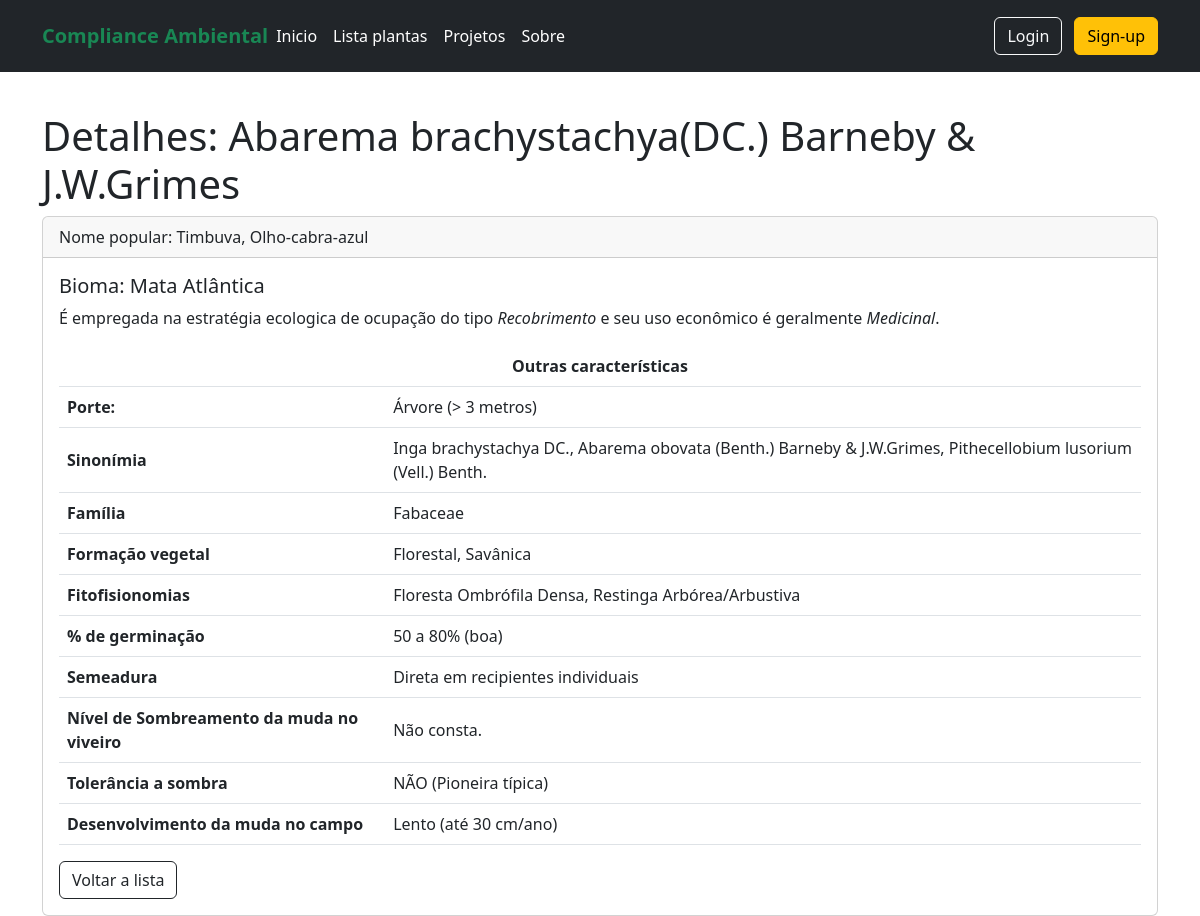
/auth/detalhe_planta/1, run on the app's committed database.
### app_plantas/models.py (models this page shows)
class Plantas(models.Model):
    id_planta = models.AutoField(primary_key=True)
    especie= models.TextField(max_length=256)
    nome_popular= models.TextField(max_length=256)
    sinonimia= models.TextField(max_length=256)
    familia= models.TextField(max_length=256)
    bioma= models.TextField(max_length=256)
    formacao_vegetal= models.TextField(max_length=51)
    fitofisionomias= models.TextField(max_length=512)
    presenca_nos_estados= models.TextField(max_length=256)
    risco_extincao= models.TextField(max_length=51)
    periodo_coleta_sementes= models.TextField(max_length=51)
    beneficiamento_sementes= models.TextField(max_length=512)
    porcentagem_germinacao= models.TextField(max_length=51)
    substrato_muda= models.TextField(max_length=512)
    desenvolvimento_muda_viveiro= models.TextField(max_length=512)
    numero_sementes_kg= models.TextField(max_length=51)
    armazenamento= models.TextField(max_length=512)
    semeadura= models.TextField(max_length=512)
    nivel_sombreamento_muda_viveiro= models.TextField(max_length=512)
    tolerancia_sombra= models.TextField(max_length=512)
    estrategia_ecologica_ocupacao= models.TextField(max_length=512)
    desenvolvimento_muda_campo= models.TextField(max_length=512)
    recomendacao_adubacao_plantio_campo= models.TextField(max_length=512)
    porte_da_planta= models.TextField(max_length=51)
    periodo_floracao= models.TextField(max_length=512)
    periodo_frutificacao= models.TextField(max_length=512)
    uso_economico= models.TextField(max_length=51)
    caduciflora= models.TextField(max_length=51)
    polinizacao= models.TextField(max_length=51)
    dispersao= models.TextField(max_length=51)

### app_plantas/views.py (the view)
# urls.py: path('detalhe_planta/<int:id_planta>', views.detalhe_planta, name='detalhe_planta')
def detalhe_planta(request, id_planta):
    planta= Plantas.objects.get(id_planta=id_planta)
    return render(request, "users/detalhe_planta.html", {"planta": planta})

### app_plantas/templates/users/detalhe_planta.html
{% extends 'basico/menu.html' %}
{% block content %}
<div class="container">
  <H1>Detalhes: {{planta.especie}}</H1>
  <div class="card">
    <div class="card-header">
        Nome popular: {{ planta.nome_popular }}
    </div>
    <div class="card-body">
      <h5 class="card-title">Bioma: {{ planta.bioma }}</h5>
      <p class="card-text">
        É empregada na estratégia ecologica de ocupação do tipo <em>{{planta.estrategia_ecologica_ocupacao}}</em>
        e seu uso econômico é geralmente <em>{{planta.uso_economico}}</em>.
      </p>
      <table class="table align-middle table-hover text-break">
        <thead>
          <tr class="text-center">
            <th scope="row " colspan="2">Outras características</th>
          </tr>
        </thead>
        <tbody>
          <tr>
            <th scope="row">Porte:</th>
            <td>{{planta.porte_da_planta}}</td>
          </tr>
          <tr>
            <th scope="row">Sinonímia</th>
            <td>{{planta.sinonimia}}</td>
          </tr>
          <tr>
            <th scope="row">Família</th>
            <td>{{planta.familia}}</td>
          </tr>
          <tr>
            <th scope="row">Formação vegetal</th>
            <td>{{planta.formacao_vegetal}}</td>
          </tr>
          <tr>
            <th scope="row">Fitofisionomias</th>
            <td>{{planta.fitofisionomias}}</td>
          </tr>
          <tr>
            <th scope="row">% de germinação</th>
            <td>{{planta.porcentagem_germinacao}}</td>
          </tr>
          <tr>
            <th scope="row">Semeadura</th>
            <td>{{planta.semeadura}}</td>
          </tr>
          <tr>
            <th scope="row">Nível de Sombreamento da muda no viveiro</th>
            <td>{{planta.nivel_sombreamento_muda_viveiro}}</td>
          </tr>
          <tr>
            <th scope="row">Tolerância a sombra</th>
            <td>{{planta.tolerancia_sombra}}</td>
          </tr>
          <tr>
            <th scope="row">Desenvolvimento da muda no campo</th>
            <td>{{planta.desenvolvimento_muda_campo}}</td>
          </tr>
        </tbody>
      </table>
      <a href="{% url 'plantas' %}" class="btn btn-outline-dark">Voltar a lista</a>
    </div>
  </div>
</div>
{% endblock %}

### app_plantas/templates/basico/menu.html (shortened to what this page needs)
<!doctype html>
<html lang="en">
<head>
    <link href="https://cdn.jsdelivr.net/npm/bootstrap@5.3.0-alpha3/dist/css/bootstrap.min.css" rel="stylesheet"
>
</head>
<body>
    <header class="p-3 text-bg-dark">
        <div class="container">
            <div class="d-flex flex-wrap align-items-center justify-content-center justify-content-lg-start">
                <a href="/" class="d-flex align-items-center mb-2 mb-lg-0 fs-5 fw-semibold text-success text-decoration-none">
                    Compliance Ambiental
                </a>
                <ul class="nav col-12 col-lg-auto me-lg-auto mb-2 justify-content-center mb-md-0">
                    <li><a href="{% url 'home' %}" class="nav-link px-2 text-white">Inicio</a></li>
                    <li><a href="{% url 'plantas' %}" class="nav-link px-2 text-white">Lista plantas</a></li>
                    <li><a href="#" class="nav-link px-2 text-white">Projetos</a></li>
                    <li><a href="#" class="nav-link px-2 text-white">Sobre</a></li>
                </ul>
                <div class="text-end">
                    <button type="button" class="btn btn-outline-light me-2">Login</button>
                    <button type="button" class="btn btn-warning">Sign-up</button>
                </div>
            </div>
        </div>
    </header>
    <div class="b-example-divider"><p> <br> </p></div>
    {% block content %}
    {% endblock %}
</body>
</html>

### data on the page
Plantas: especie "Abarema brachystachya(DC.) Barneby & J.W.Grimes", nome_popular "Timbuva, Olho-cabra-azul", bioma "Mata Atlântica", estrategia_ecologica_ocupacao "Recobrimento", uso_economico "Medicinal", porte_da_planta "Árvore (> 3 metros)", sinonimia "Inga brachystachya DC., Abarema obovata (Benth.) Barneby & J.W.Grimes, Pithecellobium lusorium (Vell.) Benth.", familia "Fabaceae", formacao_vegetal "Florestal, Savânica", fitofisionomias "Floresta Ombrófila Densa, Restinga Arbórea/Arbustiva", porcentagem_germinacao "50 a 80% (boa)", semeadura "Direta em recipientes individuais", nivel_sombreamento_muda_viveiro "Não consta.", tolerancia_sombra "NÃO (Pioneira típica)", desenvolvimento_muda_campo "Lento (até 30 cm/ano)"
